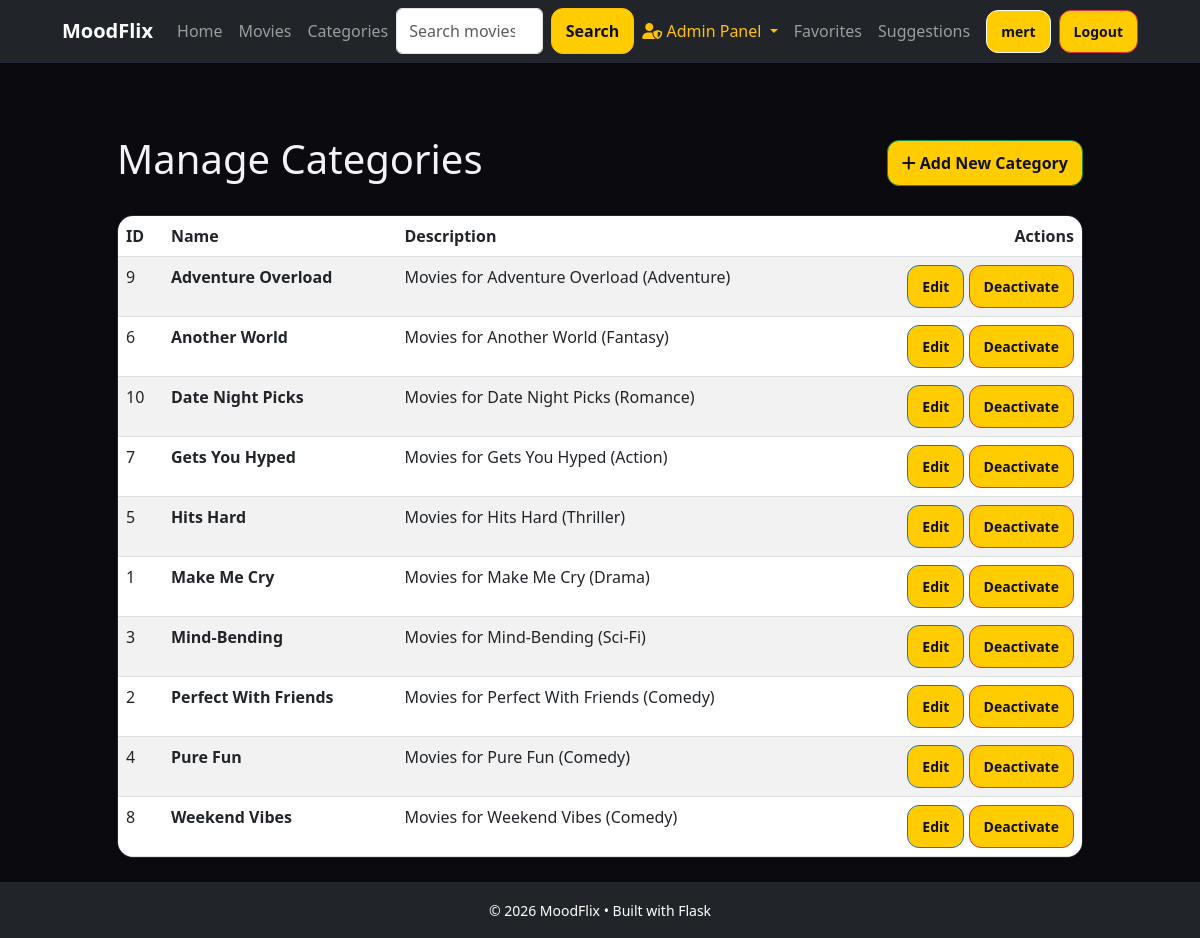
The app's page /admin/categories (signed in) with its own data.
### app/models/user.py (models this page shows, shortened)
class User(UserMixin, db.Model):
    __tablename__ = "users"
    id = db.Column(db.Integer, primary_key=True)
    email = db.Column(db.String(120), unique=True, nullable=False)
    username = db.Column(db.String(50), nullable=False)
    password_hash = db.Column(db.String(128), nullable=False)
    role = db.Column(db.String(20), nullable=False, default="user")  # "user" or "admin"
    created_at = db.Column(db.DateTime, nullable=False, default=datetime.utcnow)
    is_active = db.Column(db.Boolean, nullable=False, default=True)
    comments = db.relationship('Comment', backref='user', lazy='dynamic', cascade='all, delete-orphan')
    ratings = db.relationship('Rating', backref='user', lazy='dynamic', cascade='all, delete-orphan')
    favorites = db.relationship('Favorite', backref='user', lazy='dynamic', cascade='all, delete-orphan')
    suggestions = db.relationship('Suggestion', backref='user', lazy='dynamic', cascade='all, delete-orphan')

### app/models/mood_category.py (models this page shows, shortened)
class MoodCategory(db.Model):
    __tablename__ = "mood_categories"
    id = db.Column(db.Integer, primary_key=True)
    name = db.Column(db.String(255), nullable=False)
    description = db.Column(db.Text, nullable=True)

### app/controllers/admin_controller.py (the view)
@admin_bp.get("/categories")
def list_categories():
    guard = _require_admin()
    if guard:
        return guard
    categories = AdminService.adminListCategories()
    return render_template("admin/categories.html", categories=categories)

### app/__init__.py (called while the page is built)
def init_extensions(app: Flask) -> None:
    db.init_app(app)
    import_models()
    migrate.init_app(app, db)
    login_manager.init_app(app)
    login_manager.login_view = "auth.login"
    from app.models.user import User
    @login_manager.user_loader
    def load_user(user_id):
        return User.query.get(int(user_id))

### app/controllers/admin_controller.py (called while the page is built)
def _require_admin():
    if not current_user.is_authenticated:
        flash("Please log in as admin.", "error")
        return redirect(url_for("auth.login"))
    if getattr(current_user, "role", None) != "admin":
        flash("Admin access required.", "error")
        return redirect(url_for("home.index"))
    return None

### app/services/admin_service.py (called while the page is built)
    @staticmethod
    def adminListCategories() -> list[MoodCategory]:
        return MoodCategory.query.order_by(MoodCategory.name.asc()).all()

### app/views/templates/admin/categories.html (shortened to what this page needs)
{% extends "base.html" %}
{% block content %}
<div class="container mt-5">
    <div class="d-flex justify-content-between align-items-center mb-4">
        <h1>Manage Categories</h1>
        <a href="{{ url_for('admin.add_category') }}" class="btn btn-success">
            <i class="fas fa-plus"></i> Add New Category
        </a>
    </div>
    <div class="card shadow-sm">
        <div class="card-body p-0">
            <table class="table table-striped table-hover mb-0">
                <thead class="thead-dark">
                    <tr>
                        <th>ID</th>
                        <th>Name</th>
                        <th>Description</th>
                        <th class="text-end">Actions</th>
                    </tr>
                </thead>
                <tbody>
                    {% for category in categories %}
                    <tr>
                        <td>{{ category.id }}</td>
                        <td class="fw-bold">{{ category.name }}</td>
                        <td>{{ category.description }}</td>
                        <td class="text-end">
                            <a href="{{ url_for('admin.edit_category', category_id=category.id) }}" class="btn btn-sm btn-outline-primary">
                                Edit
                            </a>
                            <form action="{{ url_for('admin.deactivate_category', category_id=category.id) }}" method="POST" class="d-inline-block" onsubmit="return confirm('Are you sure? This will remove this category from all movies.');">
                                <button type="submit" class="btn btn-sm btn-outline-danger">
                                    Deactivate
                                </button>
                            </form>
                        </td>
                    </tr>
                    {% else %}
                    <tr>
                        <td colspan="4" class="text-center py-4">
                            <p class="text-muted mb-0">No categories found.</p>
                        </td>
                    </tr>
                    {% endfor %}
                </tbody>
            </table>
        </div>
    </div>
</div>
{% endblock %}

### app/views/templates/base.html (shortened to what this page needs)
<!doctype html>
<html lang="en">
<head>
  <link href="https://cdn.jsdelivr.net/npm/bootstrap@5.3.0/dist/css/bootstrap.min.css" rel="stylesheet">
  <link rel="stylesheet" href="https://cdnjs.cloudflare.com/ajax/libs/font-awesome/6.0.0/css/all.min.css">
  <link rel="stylesheet" href="{{ url_for('static', filename='css/style.css') }}">
</head>
<body>
  <nav class="navbar navbar-expand-lg navbar-dark bg-dark sticky-top" style = "z-index: 1050;">
    <div class="container">
      <a href="{{ url_for('home.index') }}" class="navbar-brand fw-bold">MoodFlix</a>
      <div class="collapse navbar-collapse" id="navbarNav">
        <ul class="navbar-nav me-auto">
            <li class="nav-item">
                <a class="nav-link" href="{{ url_for('home.index') }}"> Home </a>
            </li>
            <li class="nav-item">
                <a class="nav-link" href="{{ url_for('movie.list_movies') }}"> Movies </a>
            </li>
            <li class="nav-item">
                <a class="nav-link" href="{{ url_for('movie.list_categories') }}"> Categories </a>
            </li>
        </ul>
        <form class="d-flex mx-auto" method="GET" action="{{ url_for('home.search_movies') }}">
            <input class="form-control me-2" type="search" name="q" placeholder="Search movies..." value="{{ request.args.get('q', '') }}">
            <button class="btn btn-outline-warning" type="submit">Search</button>
        </form>
        <ul class="navbar-nav ms-auto align-items-center">
            {% if current_user.is_authenticated %}
                {% if current_user.role == 'admin' %}
                <li class="nav-item dropdown">
                    <a class="nav-link dropdown-toggle text-warning" href="#" id="adminDropdown" role="button" data-bs-toggle="dropdown" aria-expanded="false">
                        <i class="fas fa-user-shield"></i> Admin Panel
                    </a>
                </li>
                {% endif %}
                <li class="nav-item">
                    <a class="nav-link" href="{{ url_for('favorite.list_favorites') }}">Favorites</a>
                </li>
                <li class="nav-item">
                    <a class="nav-link" href="{{ url_for('suggestion.list_suggestions') }}">Suggestions</a>
                </li>
                <li class="nav-item ms-2">
                    <a class="btn btn-sm btn-outline-light" href="{{ url_for('auth.view_profile', user_id=current_user.id) }}">
                        {{ current_user.username }}
                    </a>
                </li>
                <li class="nav-item ms-2">
                    <form action="{{ url_for('auth.logout') }}" method="POST" class="d-inline">
                        <button type="submit" class="btn btn-sm btn-danger">Logout</button>
                    </form>
                </li>
            {% endif %}
        </ul>
      </div>
    </div>
  </nav>
  <main class="container py-4" style="min-height: 80vh;">
    {% block content %}{% endblock %}
  </main>
  <footer class="bg-dark text-white text-center py-3 mt-auto">
    <div class="container">
      <small>© 2026 MoodFlix • Built with Flask</small>
    </div>
  </footer>
</body>
</html>

### app/views/static/css/style.css (style rules this page uses)
:root { --bg: #0b0b0f; --panel: #12121a; --text: #f3f3f7; --muted: #a7a7b6; --line: #232333; --accent: #ffcc00; }
* { box-sizing: border-box; }
body { margin: 0; font-family: system-ui, -apple-system, Segoe UI, Roboto, Arial; background: var(--bg); color: var(--text); }
.container { width: min(1100px, 92%); margin: 0 auto; }
.navbar { position: sticky; top: 0; background: rgba(11, 11, 15, 0.9); border-bottom: 1px solid var(--line); }
.btn { padding: 10px 14px; border-radius: 12px; background: var(--accent); color: #111; text-decoration: none; font-weight: 700; }
.card { background: var(--panel); border: 1px solid var(--line); border-radius: 16px; overflow: hidden; text-decoration: none; color: inherit; }
.card-body { padding: 12px; }

### records on screen
User: username "mert"
MoodCategory: id "9", name "Adventure Overload", description "Movies for Adventure Overload (Adventure)"
MoodCategory: id "6", name "Another World", description "Movies for Another World (Fantasy)"
MoodCategory: id "10", name "Date Night Picks", description "Movies for Date Night Picks (Romance)"
MoodCategory: id "7", name "Gets You Hyped", description "Movies for Gets You Hyped (Action)"
MoodCategory: id "5", name "Hits Hard", description "Movies for Hits Hard (Thriller)"
MoodCategory: id "1", name "Make Me Cry", description "Movies for Make Me Cry (Drama)"
MoodCategory: id "3", name "Mind-Bending", description "Movies for Mind-Bending (Sci-Fi)"
MoodCategory: id "2", name "Perfect With Friends", description "Movies for Perfect With Friends (Comedy)"
MoodCategory: id "4", name "Pure Fun", description "Movies for Pure Fun (Comedy)"
MoodCategory: id "8", name "Weekend Vibes", description "Movies for Weekend Vibes (Comedy)"
